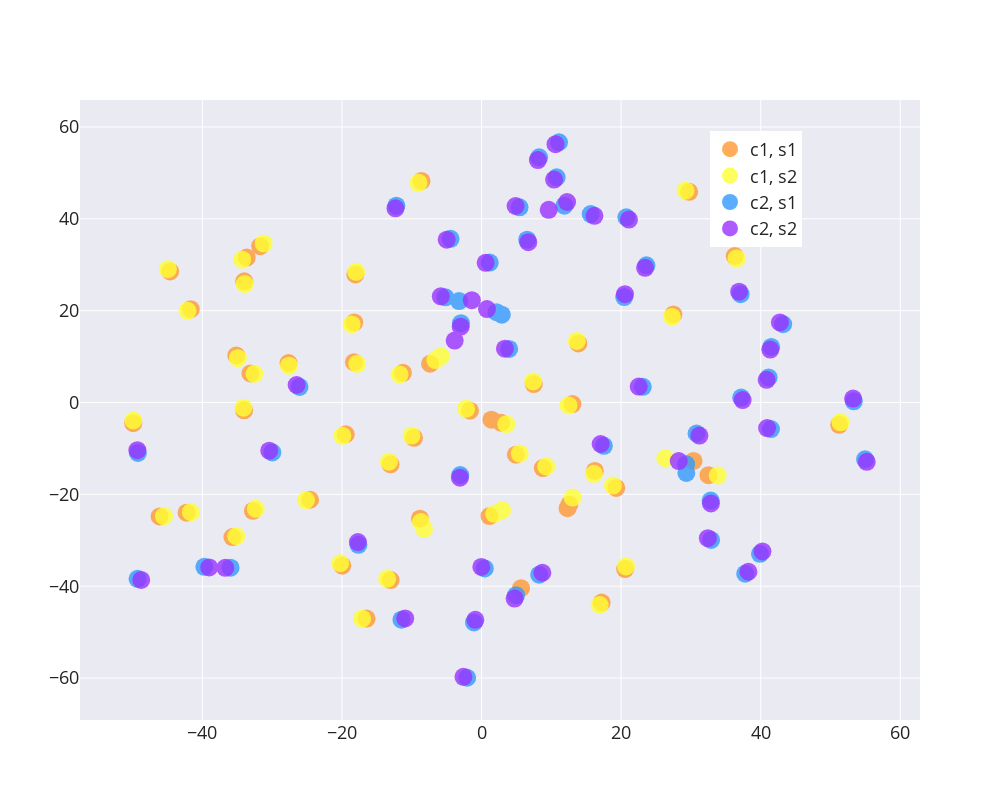

The code cell stored with this chart in its notebook:
### Code cell
fig = go.Figure()

# specify color for each label (similar color for same class)
label2color = {
    'c1': {
        's1': 'rgb(255, 153, 51)',
        's2': 'rgb(255, 255, 51)',
    }, 
    'c2': {
        's1': 'rgb(51, 153, 255)',
        's2': 'rgb(153, 51, 255)',
    },
}

for c in ['c1', 'c2']:
    for s in ['s1', 's2']:
        color = label2color[c][s]

        fig.add_trace(
            go.Scatter(
                mode='markers',
                x=emb['ourv1'][c][s]['tsne'][:,0],
                y=emb['ourv1'][c][s]['tsne'][:,1],
                opacity=0.8,
                marker=dict(
                    color=color,
                    size=18,
                ),
                name=f"{c}, {s}"
            )
        )
        
        
    

fig.update_layout(
    autosize=False,
    width=1000,
    height=800,
    template="seaborn",
    font=dict(
        size=18,
    ),
    #title=dict(
    #    text="test",
    #    font=dict(
    #        color="blue",
    #    ),
    #    x=0.5,
    #),
    legend=dict(
        x=.75,
        y=.95,
        traceorder="normal",
    ),
    #xaxis_title="embedding dim 1",
    #yaxis_title="embedding dim 2",
)

fig.show()
